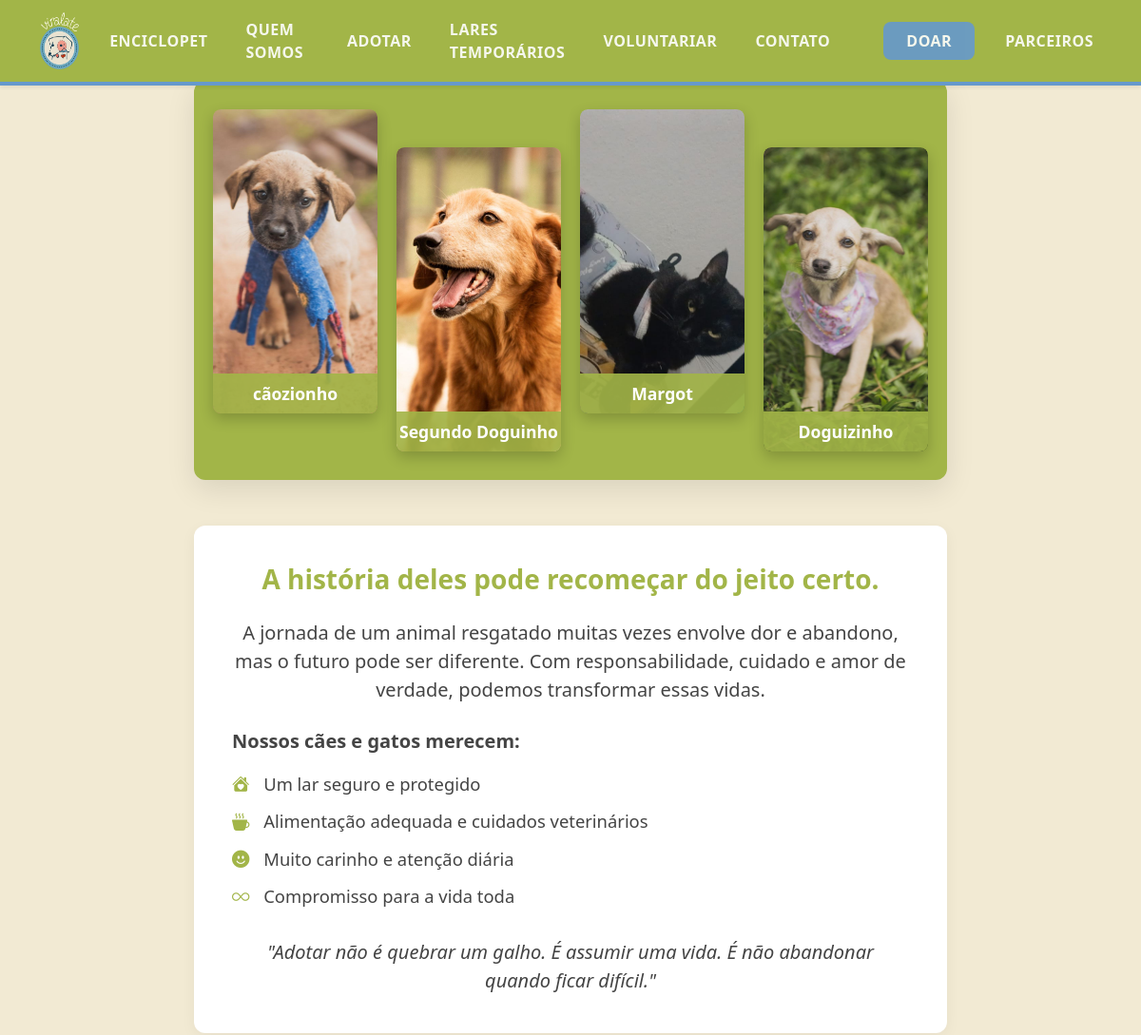
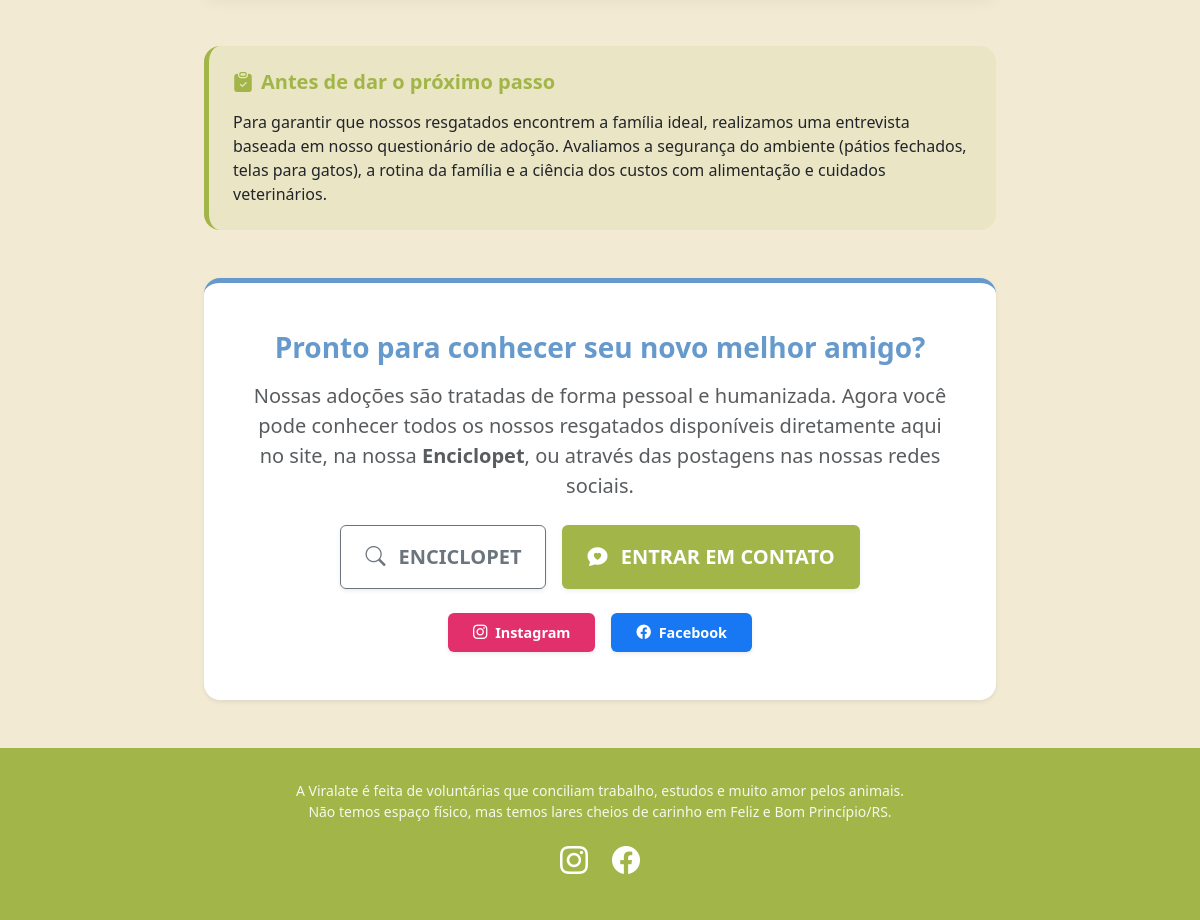
Screenshot of /adotar/ with the database file from the repository (2 pictures, top to bottom).
### core/models.py (models this page shows, shortened)
class Animal(models.Model):
    ESPECIE_CHOICES = [
        ('Cachorro', 'Cachorro'),
        ('Gato', 'Gato'),
    ]
    SEXO_CHOICES = [
        ('Macho', 'Macho'),
        ('Fêmea', 'Fêmea'),
    ]
    STATUS_CHOICES = [
        ('ADOTAR', 'Para Adotar'),
        ('PERDIDO', 'Perdido'),
        ('ENCONTRADO', 'Encontrado'),
    ]
    TAMANHO_CHOICES = [
        ('Pequeno', 'Pequeno'),
        ('Médio', 'Médio'),
        ('Grande', 'Grande'),
    ]
    IDADE_CHOICES = [
        ('Filhote', 'Filhote'),
        ('Adulto', 'Adulto'),
        ('Idoso', 'Idoso'),
    ]
    nome = models.CharField(max_length=100)
    foto = models.ImageField(
        upload_to='animais/',
        help_text="⚠️ Recomendado: Envie uma imagem com proporção 1x1 (quadrada) para o layout ficar bonito."
    )
    especie = models.CharField(max_length=20, choices=ESPECIE_CHOICES)
    sexo = models.CharField(max_length=20, choices=SEXO_CHOICES)
    idade = models.CharField(
        max_length=20,
        choices=IDADE_CHOICES,
        default='Adulto'
    )
    tamanho = models.CharField(
        max_length=20,
        choices=TAMANHO_CHOICES,
        blank=True,
        null=True,
        help_text="⚠️ Preencha APENAS para cachorros. Deixe em branco se for gato."
    )
    status = models.CharField(
        max_length=20,
        choices=STATUS_CHOICES,
        default='ADOTAR'
    )
    historia = models.TextField(blank=True, null=True)
    data_cadastro = models.DateTimeField(auto_now_add=True)
    class Meta:
        verbose_name = 'Animal'
        verbose_name_plural = 'Animais'

### core/views.py (the view)
# urls.py: path('adotar/', views.adotar, name='adotar'),
def adotar(request):
    animais_destaque = Animal.objects.filter(status='ADOTAR').order_by('?')[:4]
    context = {
        'animais_destaque': animais_destaque
    }
    return render(request, 'adotar.html', context)

### templates/adotar.html (shortened to what this page needs)
{% extends 'base.html' %}
{% load static %}
{% block content %}
<div class="row justify-content-center mb-5 d-none d-md-flex">
    <div class="col-lg-8">
        <div class="mosaic-container">
            {% for animal in animais_destaque %}
            <a href="{% url 'detalhes_animal' animal.id %}" class="mosaic-image-wrapper d-block text-decoration-none">
                {% if animal.foto %}
                    <img src="{{ animal.foto.url }}" alt="{{ animal.nome }}">
                {% else %}
                    <div class="w-100 h-100 bg-secondary d-flex justify-content-center align-items-center">
                        <i class="bi bi-camera text-white fs-1"></i>
                    </div>
                {% endif %}
                <div class="mosaic-name">{{ animal.nome }}</div>
            </a> {% endfor %}
        </div>
    </div>
</div>
    <div class="row justify-content-center mb-5">
        <div class="col-lg-8">
            <div class="adotar-text-block text-center">
                <h3 class="fw-bold mb-4" style="color: var(--verde-oliva);">A história deles pode recomeçar do jeito certo.</h3>
                <p class="fs-5 mb-4">
                    A jornada de um animal resgatado muitas vezes envolve dor e abandono, mas o futuro pode ser diferente.
                    Com responsabilidade, cuidado e amor de verdade, podemos transformar essas vidas.
                </p>
                <p class="fs-5 fw-bold text-start mb-3">Nossos cães e gatos merecem:</p>
                <ul class="text-start">
                    <li><i class="bi bi-house-heart-fill"></i> Um lar seguro e protegido</li>
                    <li><i class="bi bi-cup-hot-fill"></i> Alimentação adequada e cuidados veterinários</li>
                    <li><i class="bi bi-emoji-smile-fill"></i> Muito carinho e atenção diária</li>
                    <li><i class="bi bi-infinity"></i> Compromisso para a vida toda</li>
                </ul>
                <p class="fs-5 mb-0" style="font-style: italic;">
                    "Adotar não é quebrar um galho. É assumir uma vida. É não abandonar quando ficar difícil."
                </p>
            </div>
        </div>
    </div>
    <div class="row justify-content-center mb-5">
        <div class="col-lg-8">
            <div class="p-4 rounded-4" style="background-color: rgba(162, 181, 72, 0.1); border-left: 5px solid var(--verde-oliva);">
                <h5 class="fw-bold mb-3" style="color: var(--verde-oliva);"><i class="bi bi-clipboard-check-fill me-2"></i>Antes de dar o próximo passo</h5>
                <p class="mb-0 text-dark">
                    Para garantir que nossos resgatados encontrem a família ideal, realizamos uma entrevista baseada em nosso questionário de adoção.
                    Avaliamos a segurança do ambiente (pátios fechados, telas para gatos), a rotina da família e a ciência dos custos com alimentação e cuidados veterinários.
                </p>
            </div>
        </div>
    </div>
<div class="row justify-content-center">
    <div class="col-lg-8">
        <div class="p-5 text-center rounded-4 shadow-sm" style="background-color: white; border-top: 5px solid var(--azul-medio);">
            <h3 class="fw-bold mb-3" style="color: var(--azul-medio);">Pronto para conhecer seu novo melhor amigo?</h3>
            <p class="fs-5 text-muted mb-4">
                Nossas adoções são tratadas de forma pessoal e humanizada. Agora você pode conhecer todos os nossos resgatados disponíveis diretamente aqui no site, na nossa <strong>Enciclopet</strong>, ou através das postagens nas nossas redes sociais.
            </p>
            <div class="d-flex flex-column flex-sm-row justify-content-center gap-3 mb-4">
                <a href="{% url 'enciclopet' %}" class="btn btn-outline-secondary px-4 py-3 fw-bold fs-5 shadow-sm">
                    <i class="bi bi-search me-2"></i> ENCICLOPET
                </a>
                <a href="{% url 'contato' %}" class="btn px-4 py-3 fw-bold fs-5 shadow-sm text-white" style="background-color: var(--verde-oliva);">
                    <i class="bi bi-chat-heart-fill me-2"></i> ENTRAR EM CONTATO
                </a>
            </div>
            <div class="d-flex flex-row justify-content-center gap-3">
                <a href="https://www.instagram.com/associacaoviralate/" target="_blank"
                   class="btn px-4 py-2 fw-bold shadow-sm text-white"
                   style="background-color: #E1306C; font-size: 0.9rem;">
                    <i class="bi bi-instagram me-1"></i> Instagram
                </a>
                <a href="https://www.facebook.com/associacaoviralate" target="_blank"
                   class="btn px-4 py-2 fw-bold shadow-sm text-white"
                   style="background-color: #1877F2; font-size: 0.9rem;">
                    <i class="bi bi-facebook me-1"></i> Facebook
                </a>
            </div>
        </div>
    </div>
</div>
{% endblock %}

### templates/base.html (style rules this page uses)
:root { --verde-oliva: #A2B548; --azul-medio: #6699CC; --creme: #F2EAD3; --rosa-claro: #F5B7B1; --vermelho: #E3242B; --texto-escuro: #333333; }
html { scroll-behavior: smooth; }
body { background-color: var(--creme); color: var(--texto-escuro); padding-top: 85px; font-family: 'Segoe UI', Roboto, Helvetica, Arial, sans-serif; }
img { max-width: 100%; height: auto; }

### templates/adotar.html (style rules this page uses)
.adotar-text-block { background-color: white; padding: 40px; border-radius: 12px; box-shadow: 0 4px 15px rgba(0,0,0,0.05); }
.adotar-text-block p, .adotar-text-block li { color: #444; }
.adotar-text-block ul { list-style-type: none; padding-left: 0; margin-bottom: 30px; }
.adotar-text-block li { margin-bottom: 12px; font-size: 1.15rem; }
.adotar-text-block li i { color: var(--verde-oliva); margin-right: 10px; }
.mosaic-container { position: relative; height: 420px; display: flex; justify-content: center; align-items: center; gap: 20px; background-color: var(--verde-oliva); border-radius: 12px; box-shadow: 0 10px 30px rgba(0,0,0,0.1); padding: 20px; }
.mosaic-image-wrapper { position: relative; width: 220px; height: 320px; box-shadow: 0 6px 15px rgba(0,0,0,0.2); border-radius: 8px; transition: transform 0.3s ease; overflow: hidden; }
.mosaic-image-wrapper:nth-child(odd) { transform: translateY(-20px); }
.mosaic-image-wrapper:nth-child(even) { transform: translateY(20px); }
.mosaic-image-wrapper img { width: 100%; height: 100%; object-fit: cover; border-radius: 8px; }
.mosaic-name { position: absolute; bottom: 0; left: 0; width: 100%; background: rgba(162, 181, 72, 0.9); color: white; text-align: center; padding: 8px 0; border-bottom-left-radius: 8px; border-bottom-right-radius: 8px; font-weight: bold; font-size: 1.1rem; z-index: 5; }

### rows the page displays
Animal: foto (picture), nome "cãozionho"
Animal: foto (picture), nome "Segundo Doguinho"
Animal: foto (picture), nome "Margot"
Animal: foto (picture), nome "Doguizinho"
